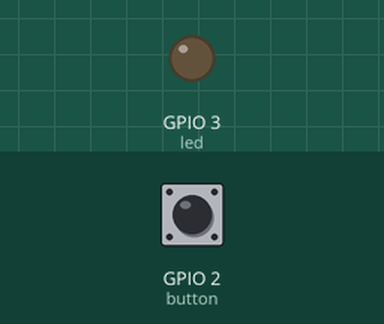
Simulated run of this program. Board: Raspberry Pi (BCM pin numbers). On the bench: output pins drawn as LEDs (lit = HIGH). Dashed ring = blinking. The test bench sets the inputs (shaded band); at power-on: GPIO 2 (button) HIGH.

Above: at 1.2 s.
1.3 s: GPIO 2 (button) pulled LOW for 1 s
At 1.45 s:
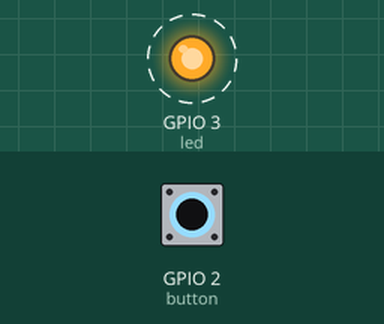
3.8 s: GPIO 2 (button) pulled LOW for 0.15 s
At 5.0 s:
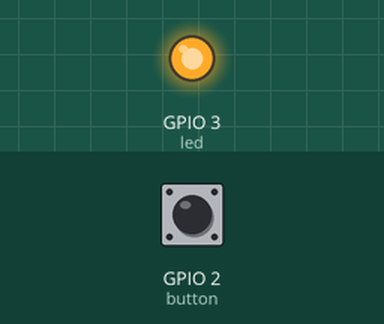
5.4 s: GPIO 2 (button) pulled LOW for 3.2 s
At 9.7 s:
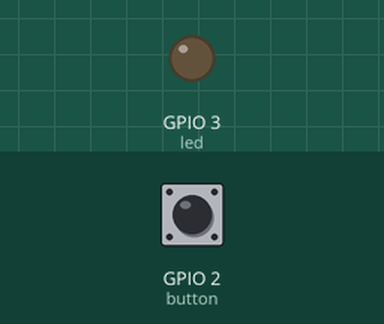
Timing chart, 0 to 11.2 s (numbered marks = the images above; inputs shaded):
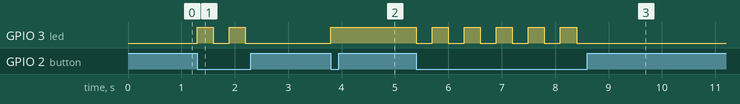

The program:

led.py
```python
import RPi.GPIO as GPIO
import time

GPIO.setmode(GPIO.BCM)

button=2
led_state=False
led=3

GPIO.setup(button,GPIO.IN,pull_up_down=GPIO.PUD_UP)
GPIO.setup(led,GPIO.OUT)

while True:
    if GPIO.input(button)==GPIO.LOW:
        led_state=not led_state
        GPIO.output(led,led_state)
        time.sleep(0.3)   
```

Measured:
- after the input at 1.3 s, GPIO 3 (led): alternates HIGH for 0.30 s and LOW for 0.30 s, 4 changes in all, then stays LOW, starting at once
- after the input at 3.8 s, GPIO 3 (led): LOW → HIGH at once
- after the input at 5.4 s, GPIO 3 (led): alternates HIGH for 0.30 s and LOW for 0.30 s, 11 changes in all, then stays LOW, starting at once
